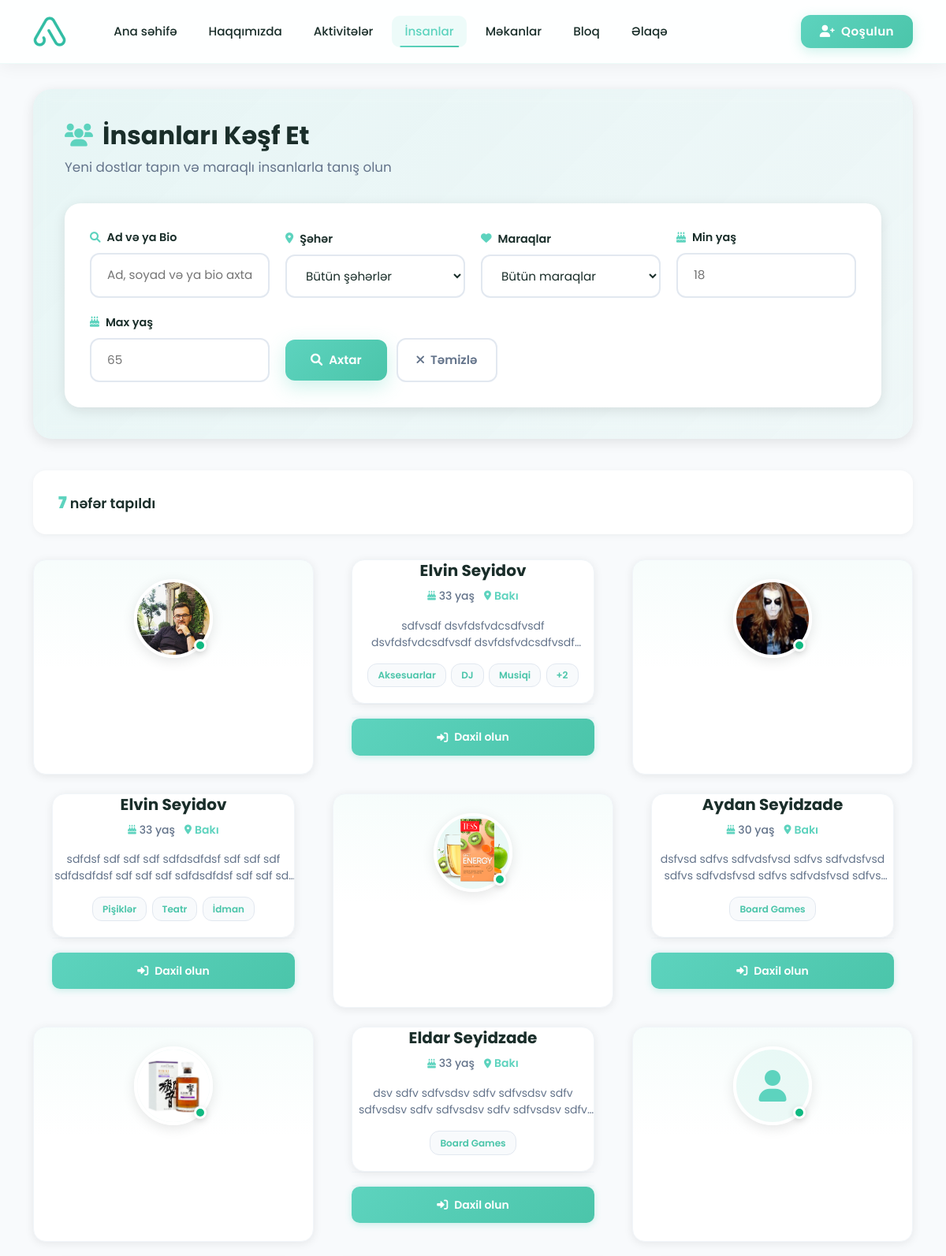
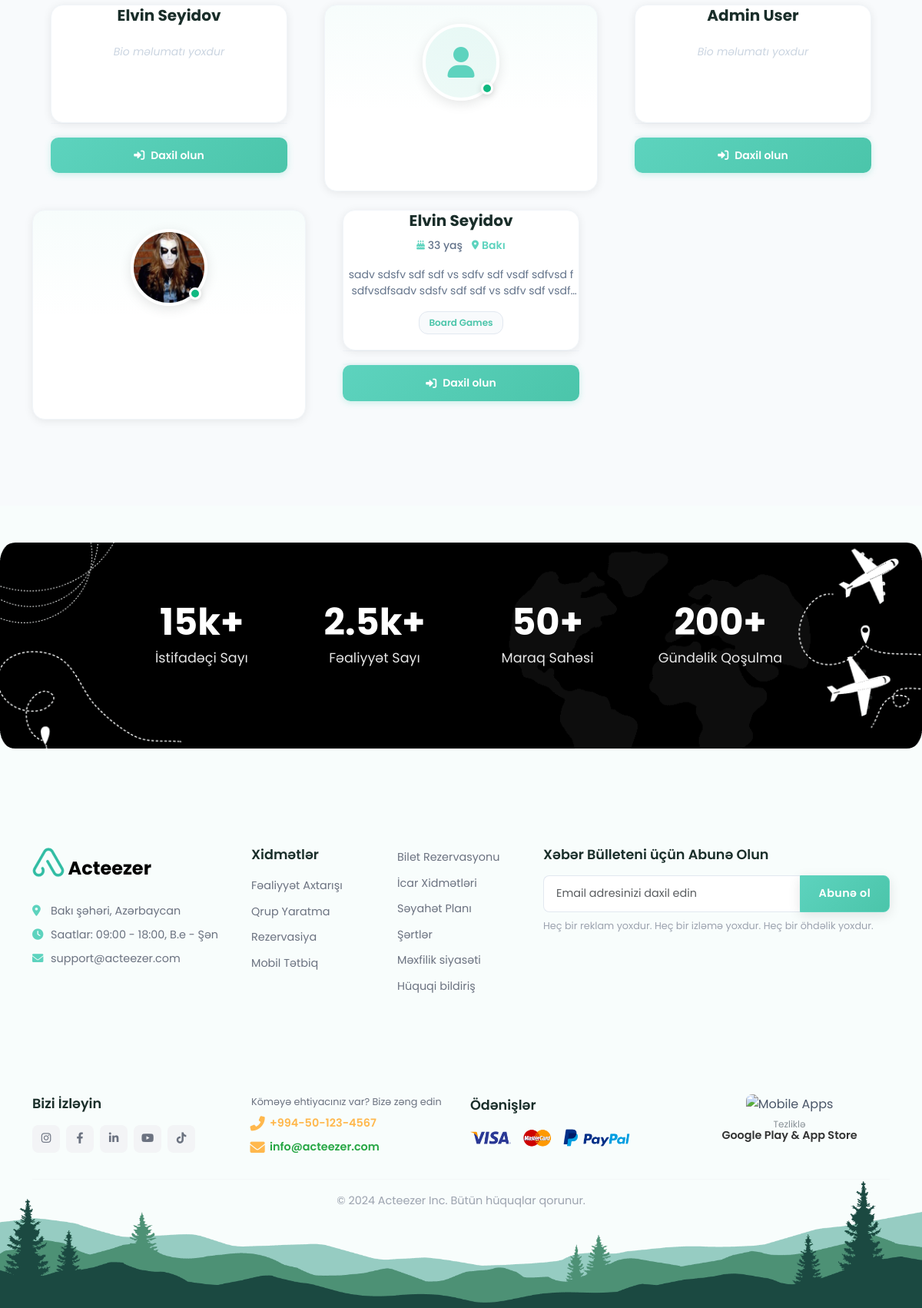
The app's page /accounts/people/ with its own data (2 pictures, top to bottom).
### accounts/models.py (models this page shows, shortened)
class User(AbstractUser):
    phone_regex = RegexValidator(
        regex=r'^\+?1?\d{9,15}$',
        message="Phone number must be entered in the format: '+999999999'. Up to 15 digits allowed."
    )
    GENDER_CHOICES = [
        ('male', 'Kişi'),
        ('female', 'Qadın'),
        ('other', 'Digər'),
        ('prefer_not_to_say', 'Deməyi üstün tutmuram'),
    ]
    phone = models.CharField(validators=[phone_regex], max_length=17, unique=True)
    is_phone_verified = models.BooleanField(default=False)
    otp_code = models.CharField(max_length=6, blank=True, null=True)
    otp_created_at = models.DateTimeField(blank=True, null=True)
    birthday = models.DateField(blank=True, null=True)
    gender = models.CharField(max_length=20, choices=GENDER_CHOICES, blank=True, null=True)
    bio = models.TextField(max_length=500, blank=True, null=True)
    languages = models.ManyToManyField(Language, blank=True)
    city = models.CharField(max_length=100, blank=True, null=True)
    latitude = models.DecimalField(max_digits=9, decimal_places=6, blank=True, null=True)
    longitude = models.DecimalField(max_digits=9, decimal_places=6, blank=True, null=True)
    address = models.TextField(blank=True, null=True)
    interests = models.ManyToManyField(Interest, blank=True)
    registration_step = models.IntegerField(default=0)  # 0: phone, 1: otp, 2: name, 3: languages, 4: birthday, 5: images, 6: bio, 7: interests, 8: location, 9: complete
    is_registration_complete = models.BooleanField(default=False)
    created_at = models.DateTimeField(auto_now_add=True)
    updated_at = models.DateTimeField(auto_now=True)
    username = None
    USERNAME_FIELD = 'phone'
    REQUIRED_FIELDS = ['first_name', 'last_name']
    objects = UserManager()
    def get_full_name(self):
        if self.first_name and self.last_name:
            return f"{self.first_name} {self.last_name}"
        return self.phone
    @property
    def age(self):
        if self.birthday:
            from datetime import date
            today = date.today()
            return today.year - self.birthday.year - ((today.month, today.day) < (self.birthday.month, self.birthday.day))
        return None

class UserImage(models.Model):
    user = models.ForeignKey(User, on_delete=models.CASCADE, related_name='images')
    image = models.ImageField(upload_to=user_image_path)
    is_primary = models.BooleanField(default=False)
    order = models.PositiveIntegerField(default=0)
    uploaded_at = models.DateTimeField(auto_now_add=True)
    class Meta:
        ordering = ['order', 'uploaded_at']
        unique_together = ['user', 'order']

class Interest(models.Model):
    CATEGORY_CHOICES = [
        ('general', 'General/Popular'),
        ('beauty', 'Beauty & Fashion'),
        ('lifestyle', 'Lifestyle & Home'),
        ('sports', 'Sports & Fitness'),
        ('arts', 'Arts & Culture'),
        ('food', 'Food & Dining'),
        ('travel', 'Travel & Adventure'),
        ('tech', 'Technology'),
        ('music', 'Music'),
        ('nature', 'Nature & Outdoors'),
        ('education', 'Education & Learning'),
        ('health', 'Health & Wellness'),
        ('social', 'Social & Volunteering'),
    ]
    name = models.CharField(max_length=100, unique=True)
    icon = models.CharField(max_length=50, blank=True, null=True)  # Font awesome icon name
    category = models.CharField(max_length=20, choices=CATEGORY_CHOICES, default='general')
    is_general = models.BooleanField(default=False, help_text="Show in general/popular section")
    class Meta:
        ordering = ['name']

### accounts/views.py (the view, shortened to what this page needs)
# urls.py: path('people/', views.people_list, name='people_list'),
def people_list(request):
    query = request.GET.get('q', '').strip()
    city_filter = request.GET.get('city', '')
    interest_filter = request.GET.get('interest', '')
    age_min = request.GET.get('age_min', '')
    age_max = request.GET.get('age_max', '')
    users = User.objects.filter(
        is_registration_complete=True,
        is_active=True
    ).exclude(id=request.user.id if request.user.is_authenticated else None).select_related().prefetch_related('languages', 'interests', 'images')
    if city_filter:
        users = users.filter(city__icontains=city_filter)
    if interest_filter:
        users = users.filter(interests__id=interest_filter)
    if request.user.is_authenticated:
        for user_obj in users:
            user_obj.friendship_status = Friendship.get_friendship_status(request.user, user_obj)
    users = users.order_by('-created_at')
    from django.core.paginator import Paginator
    paginator = Paginator(users, 12)  # 12 users per page
    page_number = request.GET.get('page')
    page_obj = paginator.get_page(page_number)
    cities = User.objects.filter(
        is_registration_complete=True,
        city__isnull=False
    ).exclude(city='').values_list('city', flat=True).distinct().order_by('city')
    interests = Interest.objects.all().order_by('name')
    context = {
        'page_obj': page_obj,
        'cities': cities,
        'interests': interests,
        'query': query,
        'city_filter': city_filter,
        'interest_filter': interest_filter,
        'age_min': age_min,
        'age_max': age_max,
    }
    return render(request, 'accounts/people_list.html', context)

### templates/accounts/people_list.html (shortened to what this page needs)
{% extends 'base.html' %}
{% load static %}
{% block content %}
<div class="people-page">
    <div class="container">
        <div class="search-hero">
            <h1>
                <i class="fas fa-users"></i>
                İnsanları Kəşf Et
            </h1>
            <p>Yeni dostlar tapın və maraqlı insanlarla tanış olun</p>
            <div class="advanced-search">
                <form method="get" class="search-form-modern">
                    <div class="form-group-modern">
                        <label>
                            <i class="fas fa-search"></i>
                            Ad və ya Bio
                        </label>
                        <input type="text" name="q" class="form-control-modern" placeholder="Ad, soyad və ya bio axtarın..." value="{{ query }}">
                    </div>
                    <div class="form-group-modern">
                        <label>
                            <i class="fas fa-map-marker-alt"></i>
                            Şəhər
                        </label>
                        <select name="city" class="form-control-modern">
                            <option value="">Bütün şəhərlər</option>
                        </select>
                    </div>
                    <div class="form-group-modern">
                        <label>
                            <i class="fas fa-heart"></i>
                            Maraqlar
                        </label>
                        <select name="interest" class="form-control-modern">
                            <option value="">Bütün maraqlar</option>
                        </select>
                    </div>
                    <div class="form-group-modern">
                        <label>
                            <i class="fas fa-birthday-cake"></i>
                            Min yaş
                        </label>
                        <input type="number" name="age_min" class="form-control-modern" placeholder="18" min="18" max="100" value="{{ age_min }}">
                    </div>
                    <div class="form-group-modern">
                        <label>
                            <i class="fas fa-birthday-cake"></i>
                            Max yaş
                        </label>
                        <input type="number" name="age_max" class="form-control-modern" placeholder="65" min="18" max="100" value="{{ age_max }}">
                    </div>
                    <div class="form-group-modern search-actions">
                        <button type="submit" class="btn-search">
                            <i class="fas fa-search"></i>
                            Axtar
                        </button>
                        <a href="{% url 'accounts:people_list' %}" class="btn-clear">
                            <i class="fas fa-times"></i>
                            Təmizlə
                        </a>
                    </div>
                </form>
            </div>
        </div>
        <div class="results-header-modern">
            <div class="results-info">
                <div class="results-count">
                    <strong>{{ page_obj.paginator.count }}</strong> nəfər tapıldı
                </div>
            </div>
        </div>
        {% if page_obj.object_list %}
            <div class="people-grid-modern" id="people-container">
                {% for person in page_obj.object_list %}
                    <a href="{% url 'accounts:user_detail' person.id %}" class="person-card-modern" style="text-decoration: none; color: inherit;">
                        <div class="person-card-header-modern">
                            <div class="person-avatar-wrapper">
                                {% if person.images.first %}
                                    <img src="{{ person.images.first.image.url }}" alt="{{ person.get_full_name }}" class="person-avatar-modern">
                                {% else %}
                                    <div class="person-avatar-modern" style="display: flex; align-items: center; justify-content: center;">
                                        <i class="fas fa-user" style="color: var(--primary-color); font-size: 2.5rem;"></i>
                                    </div>
                                {% endif %}
                                <div class="status-badge-modern"></div>
                            </div>
                        </div>
                        <div class="person-info-modern">
                            <h5 class="person-name-modern">{{ person.get_full_name }}</h5>
                            <div class="person-meta">
                                {% if person.age %}
                                    <span class="person-age-modern">
                                        <i class="fas fa-birthday-cake"></i>
                                        {{ person.age }} yaş
                                    </span>
                                {% endif %}
                                {% if person.city %}
                                    <span class="person-location-modern">
                                        <i class="fas fa-map-marker-alt"></i>
                                        {{ person.city }}
                                    </span>
                                {% endif %}
                            </div>
                            {% if person.bio %}
                                <p class="person-bio-modern">{{ person.bio }}</p>
                            {% else %}
                                <p class="person-bio-modern" style="color: #cbd5e1; font-style: italic;">Bio məlumatı yoxdur</p>
                            {% endif %}
                            {% if person.interests.all %}
                                <div class="person-interests-modern">
                                    {% for interest in person.interests.all|slice:":3" %}
                                        <span class="interest-tag-modern">{{ interest.name }}</span>
                                    {% endfor %}
                                    {% if person.interests.count > 3 %}
                                        <span class="interest-tag-modern">+{{ person.interests.count|add:"-3" }}</span>
                                    {% endif %}
                                </div>
                            {% else %}
                                <div class="person-interests-modern"></div>
                            {% endif %}
                            <div class="person-actions-modern" onclick="event.stopPropagation();">
                                {% if user.is_authenticated %}
                                    {% if not person.friendship_status %}
                                        <button class="friend-btn-modern send-request" onclick="event.stopPropagation(); sendFriendRequest({{ person.id }}, this); return false;">
                                            <i class="fas fa-user-plus"></i>
                                            <span>Dostluq sorğusu</span>
                                        </button>
                                    {% elif person.friendship_status.status == 'pending' %}
                                        {% if person.friendship_status.initiated_by.id == user.id %}
                                            <button class="friend-btn-modern pending" disabled onclick="event.stopPropagation(); return false;">
                                                <i class="fas fa-clock"></i>
                                                <span>Gözləyir</span>
                                            </button>
                                        {% else %}
                                            <button class="friend-btn-modern send-request" onclick="event.stopPropagation(); respondFriendRequest({{ person.friendship_status.friendship.id }}, 'accept', this); return false;">
                                                <i class="fas fa-check"></i>
                                                <span>Qəbul et</span>
                                            </button>
                                        {% endif %}
                                    {% elif person.friendship_status.status == 'accepted' %}
                                        <button class="friend-btn-modern friends" disabled onclick="event.stopPropagation(); return false;">
                                            <i class="fas fa-check-circle"></i>
                                            <span>Dostdur</span>
                                        </button>
                                    {% elif person.friendship_status.status == 'rejected' %}
                                        <button class="friend-btn-modern rejected" disabled onclick="event.stopPropagation(); return false;">
                                            <i class="fas fa-times"></i>
                                            <span>Rədd edildi</span>
                                        </button>
                                    {% endif %}
                                {% else %}
                                    <a href="{% url 'accounts:login' %}" class="friend-btn-modern send-request" style="text-decoration: none;" onclick="event.stopPropagation();">
                                        <i class="fas fa-sign-in-alt"></i>
                                        <span>Daxil olun</span>
                                    </a>
                                {% endif %}
                            </div>
                        </div>
                    </a>
                {% endfor %}
            </div>
        {% endif %}
    </div>
</div>
{% endblock %}

### static/css/style.css (style rules this page uses)
:root { --primary-color: #5DD3BE; --primary-dark: #4BC5AA; --primary-light: #7CDDC9; --secondary-color: #4DB8E8; --accent-color: #FFB84D; --success-color: #5DD3BE; --warning-color: #FFB84D; --danger-color: #FF6B6B; --light-bg: #f8fdfc; --white: #ffffff; --dark-text: #1a2e2a; --gray-text: #64748b; --light-gray: #f0faf8; --border-color: #e0f2ef; --gradient-bg: linear-gradient(135deg, #5DD3BE 0%, #4BC5AA 100%); --gradient-warm: linear-gradient(135deg, #FFB84D 0%, #FF6B6B 100%); --gradient-hero: linear-gradient(135deg, rgba(93, 211, 190, 0.9) 0%, rgba(75, 197, 170, 0.9) 100%); --gradient-soft: linear-gradient(135deg, rgba(93, 211, 190, 0.1) 0%, rgba(75, 197, 170, 0.1) 100%); --shadow-sm: 0 1px 2px 0 rgb(0 0 0 / 0.05); --shadow-md: 0 4px 6px -1px rgb(0 0 0 / 0.1), 0 2px 4px -2px rgb(0 0 0 / 0.1); --shadow-lg: 0 10px 15px -3px rgb(0 0 0 / 0.1), 0 4px 6px -4px rgb(0 0 0 / 0.1); --shadow-xl: 0 20px 25px -5px rgb(0 0 0 / 0.1), 0 8px 10px -6px rgb(0 0 0 / 0.1); --shadow-primary: 0 4px 6px -1px rgba(93, 211, 190, 0.2), 0 2px 4px -2px rgba(93, 211, 190, 0.1); --border-radius: 12px; --border-radius-lg: 16px; --border-radius-xl: 20px; }
body { font-family: 'Poppins', sans-serif; line-height: 1.6; color: var(--dark-text); background-color: var(--light-bg); }

### records on screen
User: images.first.image (picture), get_full_name "Elvin Seyidov", age "33", city "Bakı", bio "sdfvsdf dsvfdsfvdcsdfvsdf dsvfdsfvdcsdfvsdf…", interests.count|add "2"
Interest: name "Aksesuarlar"
Interest: name "DJ"
Interest: name "Musiqi"
User: images.first.image (picture), get_full_name "Elvin Seyidov", age "33", city "Bakı", bio "sdfdsf sdf sdf sdf sdfdsdfdsf sdf sdf sdf sdfdsdfdsf sdf sdf sdf sdfdsdfdsf sdf sdf…"
Interest: name "Pişiklər"
Interest: name "Teatr"
Interest: name "İdman"
User: images.first.image (picture), get_full_name "Aydan Seyidzade", age "30", city "Bakı", bio "dsfvsd sdfvs sdfvdsfvsd sdfvs sdfvdsfvsd sdfvs sdfvdsfvsd sdfvs sdfvdsfvsd…"
Interest: name "Board Games"
User: images.first.image (picture), get_full_name "Eldar Seyidzade", age "33", city "Bakı", bio "dsv sdfv sdfvsdsv sdfv sdfvsdsv sdfv sdfvsdsv sdfv sdfvsdsv sdfv sdfvsdsv…"
User: get_full_name "Elvin Seyidov", shows "Bio məlumatı yoxdur"
User: get_full_name "Admin User", shows "Bio məlumatı yoxdur"
User: images.first.image (picture), get_full_name "Elvin Seyidov", age "33", city "Bakı", bio "sadv sdsfv sdf sdf vs sdfv sdf vsdf sdfvsd f sdfvsdfsadv sdsfv sdf sdf vs sdfv sdf…"

### other values on screen
{{ page_obj.paginator.count }} "7"
